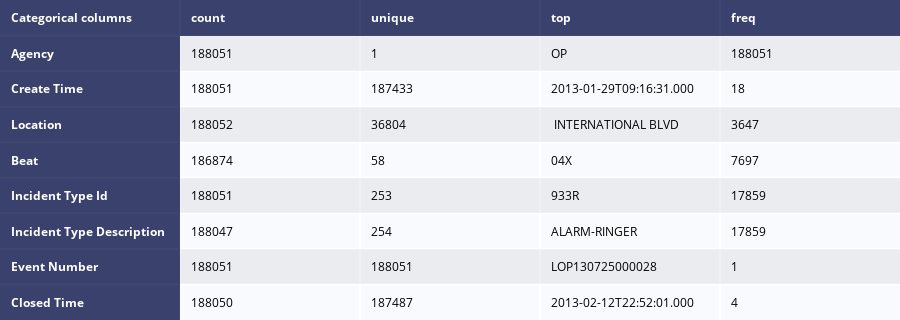

Notebook cell for this chart:
### Code cell
table_cat = ff.create_table(t2013.describe(include=['O']).T, index=True, index_title='Categorical columns')
iplot(table_cat)

### Figure 1 — Plotly figure (JSON) as saved in the notebook; plotly's stock layout.template omitted (floating-point values rounded to 4 significant figures)
{"data": [{"colorscale": [[0, "#00083e"], [0.5, "#ededee"], [1, "#ffffff"]], "hoverinfo": "none", "opacity": 0.75, "showscale": false, "type": "heatmap", "z": [[0, 0, 0, 0, 0], [0, 0.5, 0.5, 0.5, 0.5], [0, 1, 1, 1, 1], [0, 0.5, 0.5, 0.5, 0.5], [0, 1, 1, 1, 1], [0, 0.5, 0.5, 0.5, 0.5], [0, 1, 1, 1, 1], [0, 0.5, 0.5, 0.5, 0.5], [0, 1, 1, 1, 1]]}], "layout": {"annotations": [{"align": "left", "font": {"color": "#ffffff"}, "showarrow": false, "text": "<b>Categorical columns</b>", "x": -0.45, "xanchor": "left", "xref": "x", "y": 0, "yref": "y"}, {"align": "left", "font": {"color": "#ffffff"}, "showarrow": false, "text": "<b>count</b>", "x": 0.55, "xanchor": "left", "xref": "x", "y": 0, "yref": "y"}, {"align": "left", "font": {"color": "#ffffff"}, "showarrow": false, "text": "<b>unique</b>", "x": 1.55, "xanchor": "left", "xref": "x", "y": 0, "yref": "y"}, {"align": "left", "font": {"color": "#ffffff"}, "showarrow": false, "text": "<b>top</b>", "x": 2.55, "xanchor": "left", "xref": "x", "y": 0, "yref": "y"}, {"align": "left", "font": {"color": "#ffffff"}, "showarrow": false, "text": "<b>freq</b>", "x": 3.55, "xanchor": "left", "xref": "x", "y": 0, "yref": "y"}, {"align": "left", "font": {"color": "#ffffff"}, "showarrow": false, "text": "<b>Agency</b>", "x": -0.45, "xanchor": "left", "xref": "x", "y": 1, "yref": "y"}, {"align": "left", "font": {"color": "#000000"}, "showarrow": false, "text": "188051", "x": 0.55, "xanchor": "left", "xref": "x", "y": 1, "yref": "y"}, {"align": "left", "font": {"color": "#000000"}, "showarrow": false, "text": "1", "x": 1.55, "xanchor": "left", "xref": "x", "y": 1, "yref": "y"}, {"align": "left", "font": {"color": "#000000"}, "showarrow": false, "text": "OP", "x": 2.55, "xanchor": "left", "xref": "x", "y": 1, "yref": "y"}, {"align": "left", "font": {"color": "#000000"}, "showarrow": false, "text": "188051", "x": 3.55, "xanchor": "left", "xref": "x", "y": 1, "yref": "y"}, {"align": "left", "font": {"color": "#ffffff"}, "showarrow": false, "text": "<b>Create Time</b>", "x": -0.45, "xanchor": "left", "xref": "x", "y": 2, "yref": "y"}, {"align": "left", "font": {"color": "#000000"}, "showarrow": false, "text": "188051", "x": 0.55, "xanchor": "left", "xref": "x", "y": 2, "yref": "y"}, {"align": "left", "font": {"color": "#000000"}, "showarrow": false, "text": "187433", "x": 1.55, "xanchor": "left", "xref": "x", "y": 2, "yref": "y"}, {"align": "left", "font": {"color": "#000000"}, "showarrow": false, "text": "2013-01-29T09:16:31.000", "x": 2.55, "xanchor": "left", "xref": "x", "y": 2, "yref": "y"}, {"align": "left", "font": {"color": "#000000"}, "showarrow": false, "text": "18", "x": 3.55, "xanchor": "left", "xref": "x", "y": 2, "yref": "y"}, {"align": "left", "font": {"color": "#ffffff"}, "showarrow": false, "text": "<b>Location </b>", "x": -0.45, "xanchor": "left", "xref": "x", "y": 3, "yref": "y"}, {"align": "left", "font": {"color": "#000000"}, "showarrow": false, "text": "188052", "x": 0.55, "xanchor": "left", "xref": "x", "y": 3, "yref": "y"}, {"align": "left", "font": {"color": "#000000"}, "showarrow": false, "text": "36804", "x": 1.55, "xanchor": "left", "xref": "x", "y": 3, "yref": "y"}, {"align": "left", "font": {"color": "#000000"}, "showarrow": false, "text": " INTERNATIONAL BLVD    ", "x": 2.55, "xanchor": "left", "xref": "x", "y": 3, "yref": "y"}, {"align": "left", "font": {"color": "#000000"}, "showarrow": false, "text": "3647", "x": 3.55, "xanchor": "left", "xref": "x", "y": 3, "yref": "y"}, {"align": "left", "font": {"color": "#ffffff"}, "showarrow": false, "text": "<b>Beat</b>", "x": -0.45, "xanchor": "left", "xref": "x", "y": 4, "yref": "y"}, {"align": "left", "font": {"color": "#000000"}, "showarrow": false, "text": "186874", "x": 0.55, "xanchor": "left", "xref": "x", "y": 4, "yref": "y"}, {"align": "left", "font": {"color": "#000000"}, "showarrow": false, "text": "58", "x": 1.55, "xanchor": "left", "xref": "x", "y": 4, "yref": "y"}, {"align": "left", "font": {"color": "#000000"}, "showarrow": false, "text": "04X", "x": 2.55, "xanchor": "left", "xref": "x", "y": 4, "yref": "y"}, {"align": "left", "font": {"color": "#000000"}, "showarrow": false, "text": "7697", "x": 3.55, "xanchor": "left", "xref": "x", "y": 4, "yref": "y"}, {"align": "left", "font": {"color": "#ffffff"}, "showarrow": false, "text": "<b>Incident Type Id</b>", "x": -0.45, "xanchor": "left", "xref": "x", "y": 5, "yref": "y"}, {"align": "left", "font": {"color": "#000000"}, "showarrow": false, "text": "188051", "x": 0.55, "xanchor": "left", "xref": "x", "y": 5, "yref": "y"}, {"align": "left", "font": {"color": "#000000"}, "showarrow": false, "text": "253", "x": 1.55, "xanchor": "left", "xref": "x", "y": 5, "yref": "y"}, {"align": "left", "font": {"color": "#000000"}, "showarrow": false, "text": "933R", "x": 2.55, "xanchor": "left", "xref": "x", "y": 5, "yref": "y"}, {"align": "left", "font": {"color": "#000000"}, "showarrow": false, "text": "17859", "x": 3.55, "xanchor": "left", "xref": "x", "y": 5, "yref": "y"}, {"align": "left", "font": {"color": "#ffffff"}, "showarrow": false, "text": "<b>Incident Type Description</b>", "x": -0.45, "xanchor": "left", "xref": "x", "y": 6, "yref": "y"}, {"align": "left", "font": {"color": "#000000"}, "showarrow": false, "text": "188047", "x": 0.55, "xanchor": "left", "xref": "x", "y": 6, "yref": "y"}, {"align": "left", "font": {"color": "#000000"}, "showarrow": false, "text": "254", "x": 1.55, "xanchor": "left", "xref": "x", "y": 6, "yref": "y"}, {"align": "left", "font": {"color": "#000000"}, "showarrow": false, "text": "ALARM-RINGER", "x": 2.55, "xanchor": "left", "xref": "x", "y": 6, "yref": "y"}, {"align": "left", "font": {"color": "#000000"}, "showarrow": false, "text": "17859", "x": 3.55, "xanchor": "left", "xref": "x", "y": 6, "yref": "y"}, {"align": "left", "font": {"color": "#ffffff"}, "showarrow": false, "text": "<b>Event Number</b>", "x": -0.45, "xanchor": "left", "xref": "x", "y": 7, "yref": "y"}, {"align": "left", "font": {"color": "#000000"}, "showarrow": false, "text": "188051", "x": 0.55, "xanchor": "left", "xref": "x", "y": 7, "yref": "y"}, {"align": "left", "font": {"color": "#000000"}, "showarrow": false, "text": "188051", "x": 1.55, "xanchor": "left", "xref": "x", "y": 7, "yref": "y"}, {"align": "left", "font": {"color": "#000000"}, "showarrow": false, "text": "LOP130725000028", "x": 2.55, "xanchor": "left", "xref": "x", "y": 7, "yref": "y"}, {"align": "left", "font": {"color": "#000000"}, "showarrow": false, "text": "1", "x": 3.55, "xanchor": "left", "xref": "x", "y": 7, "yref": "y"}, {"align": "left", "font": {"color": "#ffffff"}, "showarrow": false, "text": "<b>Closed Time</b>", "x": -0.45, "xanchor": "left", "xref": "x", "y": 8, "yref": "y"}, {"align": "left", "font": {"color": "#000000"}, "showarrow": false, "text": "188050", "x": 0.55, "xanchor": "left", "xref": "x", "y": 8, "yref": "y"}, {"align": "left", "font": {"color": "#000000"}, "showarrow": false, "text": "187487", "x": 1.55, "xanchor": "left", "xref": "x", "y": 8, "yref": "y"}, {"align": "left", "font": {"color": "#000000"}, "showarrow": false, "text": "2013-02-12T22:52:01.000", "x": 2.55, "xanchor": "left", "xref": "x", "y": 8, "yref": "y"}, {"align": "left", "font": {"color": "#000000"}, "showarrow": false, "text": "4", "x": 3.55, "xanchor": "left", "xref": "x", "y": 8, "yref": "y"}], "height": 320, "margin": {"b": 0, "l": 0, "r": 0, "t": 0}, "xaxis": {"dtick": 1, "gridwidth": 2, "showticklabels": false, "tick0": -0.5, "ticks": "", "zeroline": false}, "yaxis": {"autorange": "reversed", "dtick": 1, "gridwidth": 2, "showticklabels": false, "tick0": 0.5, "ticks": "", "zeroline": false}}}
